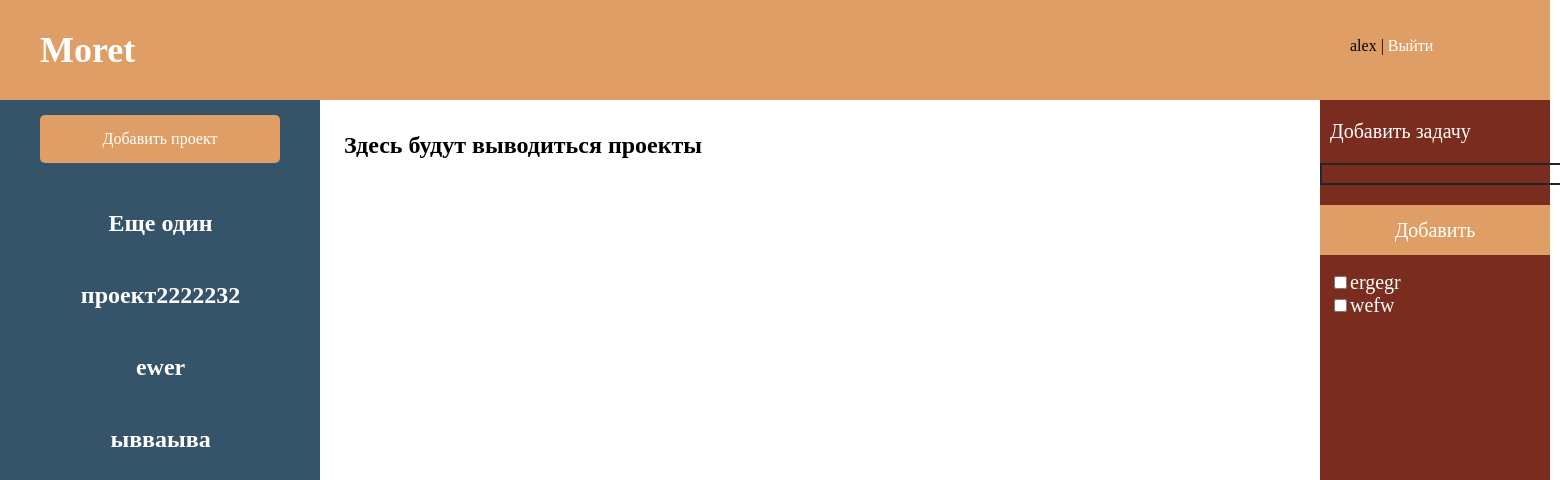
Before: / (signed in) with the older database file.
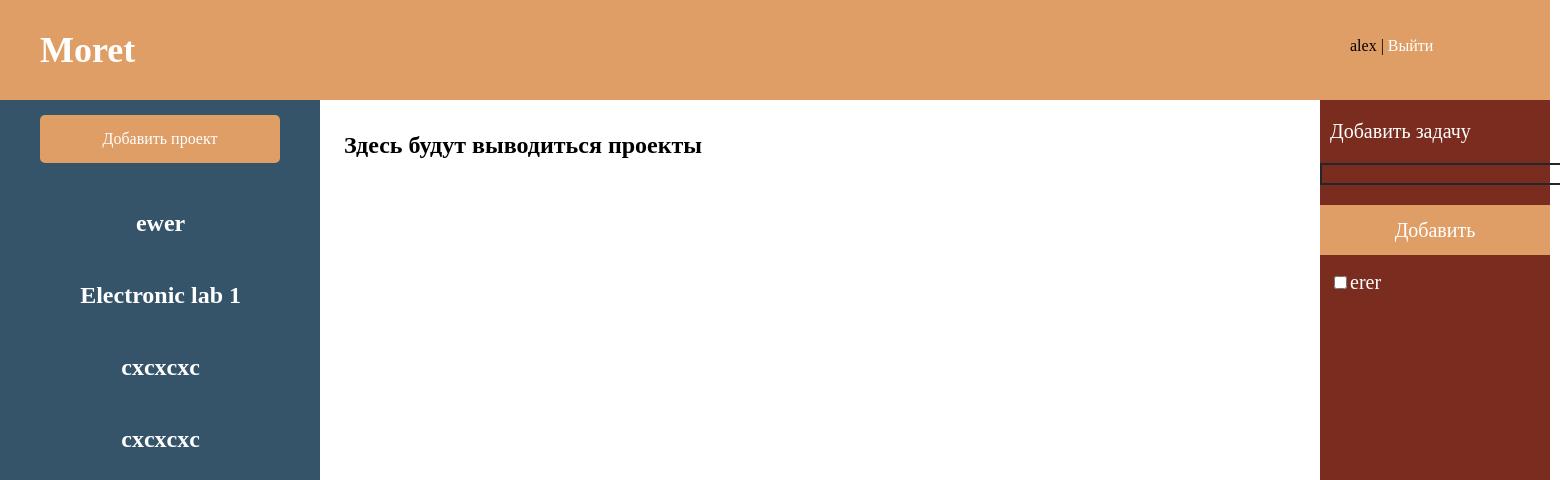
After: the same page with the newer database file.
### main/models.py (models this page shows, shortened)
class Project(models.Model):
    name = models.CharField(max_length=100)
    description = models.CharField(max_length=300)
    deadline = models.DateTimeField('deadline')
    parent_project = models.ForeignKey('self', on_delete=models.CASCADE, blank=True, null=True)
    user = models.ForeignKey(settings.AUTH_USER_MODEL, on_delete=models.CASCADE)

class Task(models.Model):
    text = models.CharField(max_length=200)
    user = models.ForeignKey(settings.AUTH_USER_MODEL, on_delete=models.CASCADE)

### main/views.py (the view)
# urls.py: path('', views.index, name='index'),
@login_required(login_url='login')
def index(request):
    tasks = Task.objects.filter(user=request.user)
    projects = Project.objects.filter(user=request.user)
    template_name = 'main/index.html'
    if 'add_task_btn' in request.POST:
        task = Task()
        task.text = request.POST.get("add_task_input")
        task.user = User.objects.get(username=request.user)
        task.save()
    return render(request, template_name, {'projects': projects, 'tasks': tasks})

### main/templates/main/index.html
{% extends 'main/common.html' %}
{% block project_info %}
    <h2 class="project-title">Здесь будут выводиться проекты</h2>
{% endblock %}

### main/templates/main/common.html (shortened to what this page needs)
{% load static %}
<!DOCTYPE html>
<html lang="en">
<head>
    <link rel="stylesheet" href="{% static 'main/css/main.css' %}">
</head>
<body>
    <header class="header"><a href="{% url 'index' %}" class="header-text">Moret</a></header>
    <div class='profile-link'>
        {% if request.user.is_authenticated %}
         {{user.username}} | <a class="link" href="{% url 'logout' %}">Выйти</a>
        {% else %}
            <a href="{% url 'login' %}">Войти</a> | <a href="{% url 'sign_up' %}">Регистрация</a>
        {% endif %}
    </div>
    <div class="sidebar-color">
        <div class="sidebar-text">
            <button class="button-add-project" onclick="window.location.href = {% url 'project_creating' %};">Добавить
                проект</button>
            {% if projects %}
                <ul class="ul-sidebar">
                    {% for project in projects %}
                        {% if project.parent_project == null %}
                            <li class="li-sidebar"><a class='a-sidebar' href="{% url 'index_with_project' project.id %}"
                            >{{ project.name }}</a></li>
                        {% endif %}
                    {% endfor %}
                </ul>
            {% else %}
                <p>No projects are available.</p>
            {% endif %}
        </div>
    </div>
    <div class="in-row">
        <div class="center blue" id="project_info">
            {% block project_info %}
            {% endblock %}
        </div>
        <div class="tasks">
            <form method="post" id="tasks">
                <p class="add-task">Добавить задачу<br></p>
                    <p><input type="text" name="add_task_input" id="add_task_input" value="" size="26">
                    <button name="add_task_btn" type="submit2">Добавить</button>
                </p>
                {% if tasks %}
                    {% for task in tasks %}
                        <div class="add-task" name="div_{{ task.name }}"
                             id="{{ task.id }}">
                            <input type="checkbox"
                                   onChange="hide_task('{{ task.id }}')"
                                   name="{{ task.id }}"
                            >{{ task.text }}
                        </div>
                    {% endfor %}
                {% else %}
                    <p>No tasks are available.</p>
                {% endif %}
            </form>
        </div>
    </div>
</body>
</html>

### main/static/main/css/main.css (style rules this page uses)
.in-row { display: flex; flex-direction: row; }
.center { margin: 92px 32px 14px 312px; width: 60%; }
.blue { padding: 12px 24px; }
.add-task { color: white; font-size: 20px; margin-left: 10px; }
.tasks { position: absolute; width: 230px; height: 1120px; left: 1320px; top: 100px; font-family: ProximaNovaRegular; background: #7A2D1E; }
.header { position: absolute; width: 1550px; height: 100px; left: 0px; top: 0px; background: #DF9E66; }
.header-text { position: absolute; width: 97px; height: 42px; left: 40px; top: 29px; text-decoration: none; font-family: ProximaNovaBold; font-style: normal; font-weight: bold; font-size: 36px; line-height: 42px; color: #FFFFFF; }
.sidebar-color { position: absolute; width: 320px; height: 1140px; left: 0px; top: 100px; background: #355469; }
.sidebar-text { position: absolute; width: 240px; height: 56px; left: 40px; top: 20px; font-family: Arial; font-style: normal; font-weight: bold; font-size: 24px; line-height: 28px; color: #FFFFFF; }
.ul-sidebar { padding: 0; width: 100%; }
.li-sidebar { display: inline; }
.a-sidebar { outline: none; text-decoration: none; display: inline-block; width: 100.5%; margin-right: 0.625%; text-align: center; line-height: 3; color: white; font-family: ProximaNovaRegular; }
.project-title { font-family: ProximaNovaRegular; }
li:last-child a { margin-right: 0; }
.button-add-project { appearance: none; border: 0; border-radius: 5px; background: #DF9E66; color: #fff; padding: 8px 16px; font-size: 16px; font-family: ProximaNovaRegular; margin-top: -5px; width: 240px; height: 48px; left: 40px; top: 388px; }
.profile-link { position: absolute; left: 1350px; top: 37px; font-family: ProximaNovaRegular; }
.link { text-decoration: none; font-family: ProximaNovaRegular; color: white; }
button[type="submit2"] { background: #df9e66; border: none; color: white; text-align: center; font-size: 20px; cursor: pointer; font-family: "ProximaNovaRegular"; width: 230px; height: 50px; margin-top: 20px; }
input[type="text"] { background: transparent; border: 2px solid #22272d; padding-left: 45px; color: #df9e66; font-family: "ProximaNovaLight"; }

Changed rows visible on the page:
no longer on this page (row edited): Project: name "Еще один проект2222232"
removed Project: name "ывваыва"
removed Task: text "ergegr"
removed Task: text "wefw"
added Project: name "Electronic lab 1"
added Project: name "cxcxcxc"
added Project: name "cxcxcxc"
added Task: text "erer"
